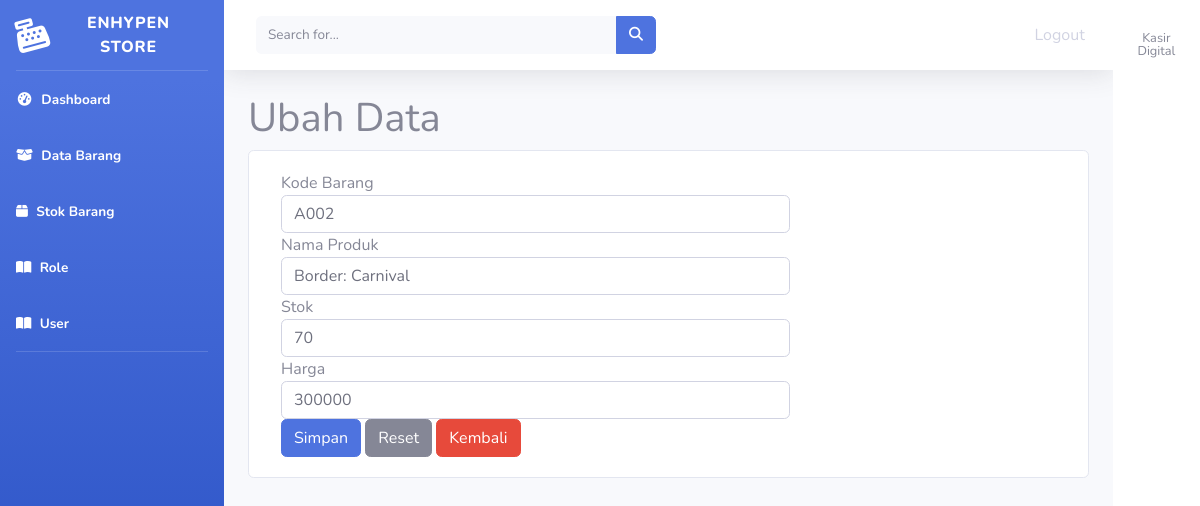
Page /index.php?page=barang_ubah&&id_barang=4 (signed in) on the committed database.
### tables this page shows
CREATE TABLE `barang` (
  `id_barang` int(11) NOT NULL,
  `nama_barang` varchar(50) NOT NULL,
  `harga` int(11) NOT NULL,
  `jumlah` int(11) NOT NULL,
  `kode_barang` varchar(50) DEFAULT NULL,
  `stok` int(11) NOT NULL
);

### barang_ubah.php (the view, shortened to what this page needs)
<h1 class="mt-4">Ubah Data </h1>
<div class="card">
    <div class="card-body">
        <div class="row">
            <div class="col-md-12">
                <form method="post">
                    <?php
                    $id = $_GET['id_barang'];
                        $query = mysqli_query($koneksi, "SELECT*FROM barang WHERE id_barang=$id");
                        $data = mysqli_fetch_array($query);
                    ?>
                    <div class="rows">
                        <div class="col-md-4">Kode Barang</div>
                        <div class="col-md-8"><input type="text" class="form-control" value="<?php echo $data['kode_barang'];?>" name="kode_barang" required oninvalid="setCustomValidity('Kode Barang belum diisi')" oninput="setCustomValidity('')"></div>
                    </div>
                    <div class="rows">
                        <div class="col-md-4">Nama Produk</div>
                        <div class="col-md-8"><input type="text" class="form-control" value="<?php echo $data['nama_barang'];?>" name="nama_barang" required oninvalid="setCustomValidity('Nama Barang belum diisi')" oninput="setCustomValidity('')"></div>
                    </div>
                    <div class="rows">
                        <div class="col-md-4">Stok</div>
                        <div class="col-md-8"><input type="text" class="form-control" value="<?php echo $data['jumlah'];?>" name="jumlah" required oninvalid="setCustomValidity('Jumlah belum diisi')" oninput="setCustomValidity('')"></div>
                    </div>
                    <div class="rows">
                        <div class="col-md-4">Harga</div>
                        <div class="col-md-8"><input type="number" class="form-control" value="<?php echo $data['harga'];?>" name="harga" required oninvalid="setCustomValidity('Harga belum diisi')" oninput="setCustomValidity('')"></div>
                    </div>
                    <div class="col-md-8">
                        <button type="submit" class="btn btn-primary" name="submit" value="submit">Simpan</button>
                        <button type="reset" class="btn btn-secondary">Reset</button>
                        <a href="?page=data_barang" class="btn btn-danger">Kembali<a>
                    </div>
                </form>
            </div>
        </div>
    </div>
</div>

### rows in the picture
barang: kode_barang "A002", nama_barang "Border: Carnival", jumlah "70", harga "300000"
